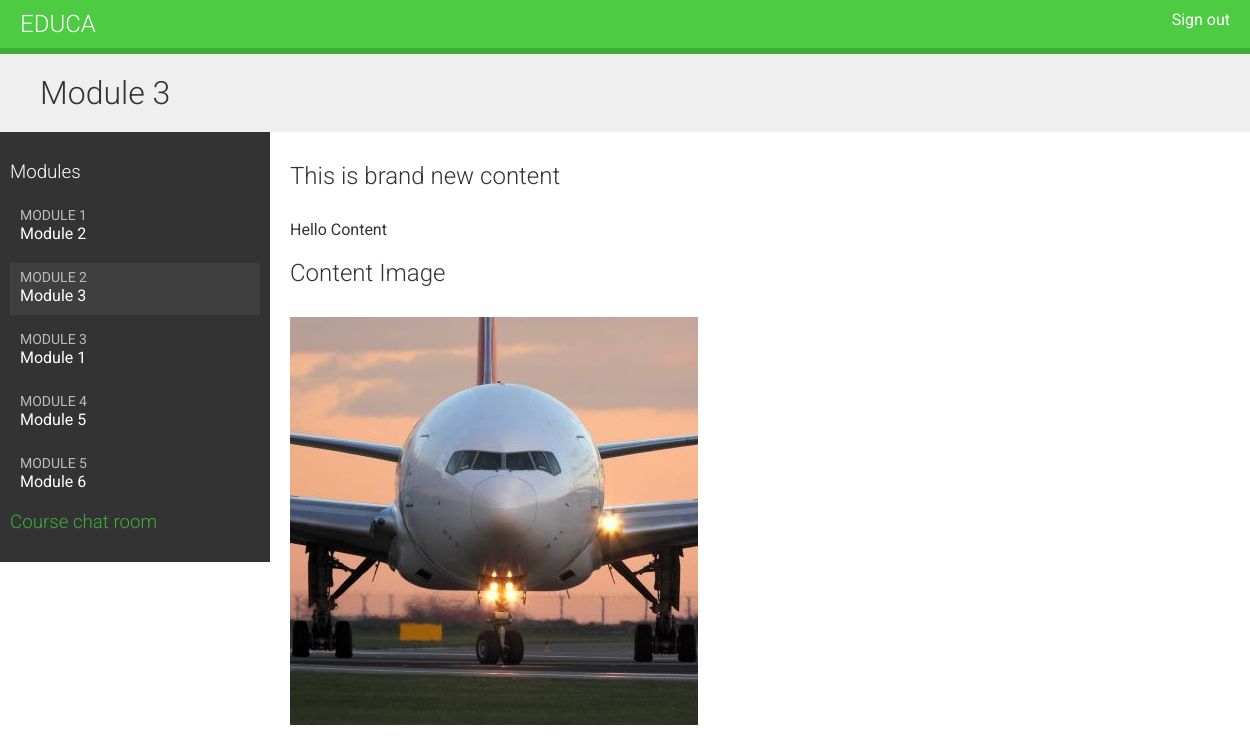
/students/course/1/3/ (signed in), run on the app's committed database.
### courses/models.py (models this page shows, shortened)
class Module(models.Model):
    course = models.ForeignKey(Course,
                               related_name='modules',
                               on_delete=models.CASCADE)
    title = models.CharField(max_length=200)
    description = models.TextField(blank=True)
    order = OrderField(blank=True, for_fields=['course'])
    def __str__(self):
        return f'{self.order}. {self.title}'
    class Meta:
        ordering = ['order']

class Content(models.Model):
    module = models.ForeignKey(Module,
                               related_name='contents',
                               on_delete=models.CASCADE)
    content_type = models.ForeignKey(ContentType,
                                     on_delete=models.CASCADE,
                                     limit_choices_to={'model__in':(
                                     'text',
                                     'video',
                                     'image',
                                     'file')})
    object_id = models.PositiveIntegerField()
    item = GenericForeignKey('content_type', 'object_id')
    order = OrderField(blank=True, for_fields=['module'])
    class Meta:
        ordering = ['order']

class ItemBase(models.Model):
    owner = models.ForeignKey(User,
                              related_name='%(class)s_related',
                              on_delete=models.CASCADE)
    title = models.CharField(max_length=250)
    created = models.DateTimeField(auto_now_add=True)
    updated = models.DateTimeField(auto_now=True)
    class Meta:
        abstract = True
    def render(self):
        return render_to_string(f'courses/content/{self._meta.model_name}.html',
                                {'item': self})

class Text(ItemBase):
    content = models.TextField()

class Image(ItemBase):
       file = models.FileField(upload_to='images')

### students/views.py (the view)
class StudentCourseDetailView(DetailView):
    model = Course
    template_name = 'students/course/detail.html'
    def get_queryset(self):
        qs = super().get_queryset()
        return qs.filter(students__in=[self.request.user])
    def get_context_data(self, **kwargs):
        context = super().get_context_data(**kwargs)
        course = self.get_object()
        if 'module_id' in self.kwargs:
            context['module'] = course.modules.get(
                                    id=self.kwargs['module_id'])
        else:
            context['module'] = course.modules.all()[0]
        return context

### students/templates/students/course/detail.html (shortened to what this page needs)
{% extends "base.html" %}
{% load cache %}
{% block content %}
  <h1>
    {{ module.title }}
  </h1>
  <div class="contents">
    <h3>Modules</h3>
    <ul id="modules">
      {% for m in object.modules.all %}
        <li data-id="{{ m.id }}" {% if m == module %}class="selected"{% endif %}>
          <a href="{% url "student_course_detail_module" object.id m.id %}">
            <span>
              Module <span class="order">{{ m.order|add:1 }}</span>
            </span>
            <br>
            {{ m.title }}
          </a>
        </li>
      {% empty %}
        <li>No modules yet.</li>
      {% endfor %}
    </ul>
    <h3>
      <a href="{% url "chat:course_chat_room" object.id %}">
        Course chat room
      </a>
    </h3>
  </div>
  <div class="module">
    {% cache 600 module_contents module %}
      {% for content in module.contents.all %}
        {% with item=content.item %}
          <h2>{{ item.title }}</h2>
          {{ item.render }}
        {% endwith %}
      {% endfor %}
    {% endcache %}
  </div>
{% endblock %}

### courses/templates/base.html (shortened to what this page needs)
{% load static %}
<!DOCTYPE html>
<html>
<head>
  <link href="{% static "css/base.css" %}" rel="stylesheet">
</head>
<body>
  <div id="header">
    <a href="/" class="logo">Educa</a>
    <ul class="menu">
      {% if request.user.is_authenticated %}
        <li><a href="{% url "logout" %}">Sign out</a></li>
      {% else %}
        <li><a href="{% url "login" %}">Sign in</a></li>
      {% endif %}
    </ul>
  </div>
  <div id="content">
    {% block content %}
    {% endblock %}
  </div>
</body>
</html>

### courses/templates/courses/content/text.html
{{ item.content|linebreaks }}

### courses/templates/courses/content/image.html
<p><img src="{{ item.file.url }}" alt="{{ item.title }}"></p>

### courses/static/css/base.css (style rules this page uses)
body { margin:0; font-family:'Roboto', sans-serif; font-weight:400; color:#333; }
a { color:#3fad37; text-decoration:none; }
ul { float:left; }
h1, h2, h3, h4, h5, h6 { font-family:'Roboto', sans-serif; font-weight:300; }
h1 { background:#efefef; width:100%; overflow:auto; padding:20px 0 20px 40px; margin:0; }
.module { padding:10px 20px; float:left; width:600px; }
.module p { margin:10px 0 20px; width:100%; float:left; }
#header { background:#4dcc43; overflow:auto; padding:10px 20px; border-bottom:6px solid #3fad37; }
#header .logo { text-decoration:none; font-family:'Roboto', sans-serif; font-weight:300; text-transform:uppercase; font-size:24px; color:#fff; float:left; }
#header a { color:#fff; }
#header .menu { list-style:none; float:right; margin:0; padding:0; }
.contents { width:20%; padding:10px; float:left; background:#333; color: #fff; font-family:'Roboto', sans-serif; }
.contents ul { list-style:none; margin:0; padding:0; width:100%; }
.contents ul li { margin:0 0 10px 0; padding:4px 10px 10px; overflow:auto; cursor:move; }
.contents ul li.selected { background:#3f3f3f; }
.contents ul span { text-transform:uppercase; color:#bbb; font-size:14px; }
.contents ul a { display:block; color:#fff; text-decoration:none; }

### data on the page
Module: title "Module 3", order|add "2"
Module: order|add "1", title "Module 2"
Module: order|add "3", title "Module 1"
Module: order|add "4", title "Module 5"
Module: order|add "5", title "Module 6"
Content: item "This is brand new content", item.content "Hello Content"
Content: item "Content Image", item.file (picture)
